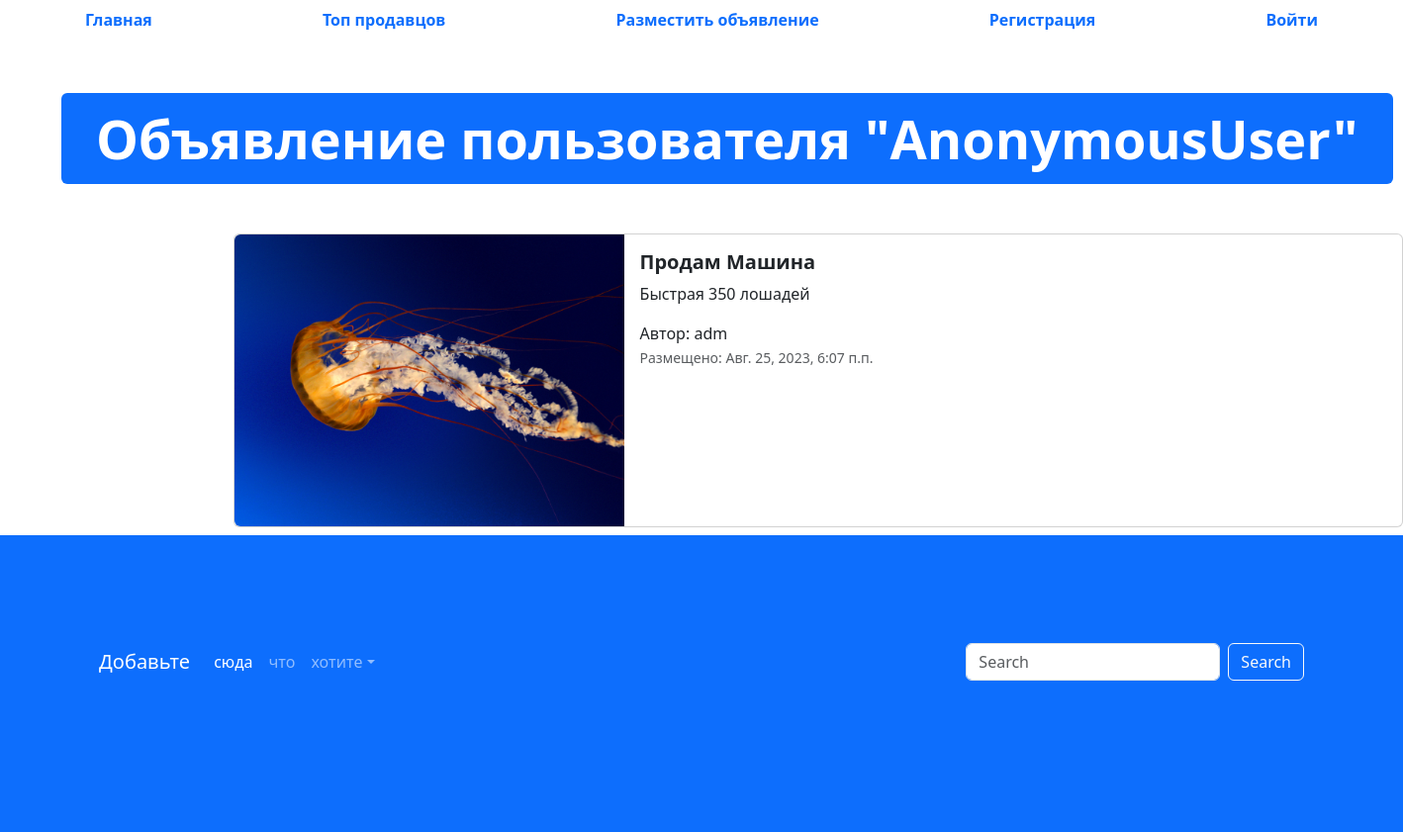
Screenshot of /advertisement/7 with the database file from the repository.
### app_advertisement/models.py (models this page shows, shortened)
class Advertisement(models.Model):
    title = models.CharField(
        max_length=80,
        verbose_name="Название"
    )
    description = models.TextField(
        verbose_name="Описание"
    )
    price = models.DecimalField(
        max_digits=10,
        decimal_places=2,
        verbose_name="Цена"
    )
    auction = models.BooleanField(
        verbose_name="Торг",
        default=False
    )
    created_at = models.DateTimeField(
        auto_now_add=True,
        verbose_name="Дата публикации"
    )
    updated_at = models.DateTimeField(
        auto_now=True,
        verbose_name="Дата редактирования"
    )
    user = models.ForeignKey(
        User,
        verbose_name="Пользователь",
        on_delete=models.CASCADE
    )
    image = models.ImageField(
        verbose_name="Изображение",
        upload_to="advertisements/",
        null = True,
        blank = True
    )
    class Meta:
        db_table = "advertisement"

### app_advertisement/views.py (the view)
# urls.py: path("advertisement/<int:pk>", advertisement_view, name="advert"),
def advertisement_view(request, pk):
    advertisement = Advertisement.objects.get(pk=pk)
    context = {
        "adv": advertisement,
    }
    return render(request, "app_advertisement/advertisement.html", context)

### templates/app_advertisement/advertisement.html (shortened to what this page needs)
{% extends 'base.html' %}
{% load static %}
{% block content%}
<ul class="nav nav-pills sticky-top bg-white nav-fill">
  <li class="nav-item">
    <a class="nav-link" aria-current="page" href="{% url 'main-page' %}">
      <span style="font-weight: bold;">Главная</span>
    </a>
  </li>
  <li class="nav-item">
    <a class="nav-link" href="{% url 'top-sellers' %}"><span style="font-weight: bold;">Топ продавцов</span>
    </a>
  </li>
  <li class="nav-item">
    <a class="nav-link" href="{% url 'adv-post' %}">
      <span style="font-weight: bold;">Разместить объявление</span>
    </a>
  </li>
  {% if user.is_authenticated %}
  <li class="nav-item">
    <a class="nav-link" href="{% url 'profile' %}">
      <span style="font-weight: bold;">Профиль</span>
    </a>
  </li>
  <li class="nav-item">
    <a class="nav-link" href="{% url 'logout' %}">
      <span style="font-weight: bold;">Выйти</span>
    </a>
  </li>
  {% else %}
  <li class="nav-item">
    <a class="nav-link" href="{% url 'register' %}">
      <span style="font-weight: bold;">Регистрация</span>
    </a>
  </li>
  <li class="nav-item">
    <a class="nav-link" href="{% url 'login' %}">
      <span style="font-weight: bold;">Войти</span>
    </a>
  </li>
  {% endif %}
</ul>
  <div class="container" style="margin: 50px;">
    <div class="display-2">
      <span class="badge bg-primary">Объявление пользователя "{{ user }}"</span>
    </div>
  </div>
  <div class="col offset-2">
    <div class="card mb-2" style="max-width: 1200px; margin-top: 20px;">
      <div class="row g-0">
        <div class="col-md-4">
          <a href="#" class="nav-link">
            <img src="{% if adv.image %} {{ adv.image }} {% else %} {% static 'img/adv.png' %} {% endif %}" class="img-fluid rounded-start" alt="Card title">
          </a>
        </div>
        <div class="col">
          <div class="card-body">
            <h5 class="card-title">
              <a href="#" class="nav-link"><strong>Продам {{ adv.title }}</strong></a>
            </h5>
            <p class="card-text">
              {{ adv.description }}
            </p>
            <span>Автор: {{ adv.user }}</span>
            <p class="card-text"><small class="text-muted">Размещено: {{ adv.created_at }}</small></p>
          </div>
        </div>
      </div>
    </div>
  </div>
  <footer style="padding: 100px; min-height: 300px;" class="bg-primary">
    <nav class="navbar navbar-expand-sm navbar-dark">
      <a class="navbar-brand" href="#">Добавьте</a>
      <div class="collapse navbar-collapse" id="collapsibleNavId">
        <ul class="navbar-nav me-auto mt-2 mt-lg-0">
          <li class="nav-item">
            <a class="nav-link active" href="#" aria-current="page">сюда</a>
          </li>
          <li class="nav-item">
            <a class="nav-link" href="#">что</a>
          </li>
          <li class="nav-item dropdown">
            <a class="nav-link dropdown-toggle" href="#" id="dropdownId" data-bs-toggle="dropdown" aria-haspopup="true"
              aria-expanded="false">хотите</a>
          </li>
        </ul>
        <form class="d-flex my-2 my-lg-0">
          <input class="form-control me-sm-2" type="text" placeholder="Search">
          <button class="btn btn-outline-light my-2 my-sm-0" type="submit">Search</button>
        </form>
      </div>
    </nav>
  </footer>
{% endblock %}

### rows the page displays
Advertisement: image (picture), title "Машина", description "Быстрая 350 лошадей", user "adm", created_at "Авг. 25, 2023, 6:07 п.п."

### other values shown
{{ user }} "AnonymousUser"
